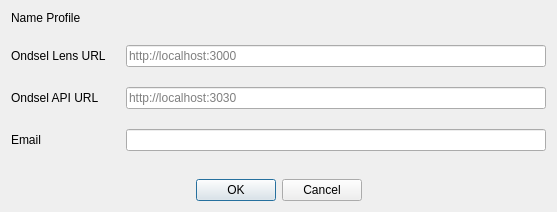
<?xml version="1.0" encoding="UTF-8"?>
<!--
SPDX-FileCopyrightText: 2025 Pieter Hijma <info@pieterhijma.net>

SPDX-License-Identifier: LGPL-2.0-or-later
-->

<ui version="4.0">
 <class>LoginWidget</class>
 <widget class="QWidget" name="LoginWidget">
  <property name="geometry">
   <rect>
    <x>0</x>
    <y>0</y>
    <width>557</width>
    <height>212</height>
   </rect>
  </property>
  <property name="windowTitle">
   <string>Login</string>
  </property>
  <layout class="QVBoxLayout" name="verticalLayout">
   <property name="spacing">
    <number>20</number>
   </property>
   <item>
    <layout class="QFormLayout" name="formLayout">
     <item row="1" column="0">
      <widget class="QLabel" name="lens_url_label">
       <property name="toolTip">
        <string>The URL of the Ondsel Lens server (defaults to localhost).</string>
       </property>
       <property name="text">
        <string>Ondsel Lens URL</string>
       </property>
      </widget>
     </item>
     <item row="1" column="1">
      <widget class="QLineEdit" name="lens_url_input">
       <property name="minimumSize">
        <size>
         <width>350</width>
         <height>0</height>
        </size>
       </property>
       <property name="placeholderText">
        <string notr="true">http://localhost:3000</string>
       </property>
      </widget>
     </item>
     <item row="2" column="0">
      <widget class="QLabel" name="api_url_label">
       <property name="toolTip">
        <string>The URL of the Ondsel Lens server API (defaults to localhost)</string>
       </property>
       <property name="text">
        <string>Ondsel API URL</string>
       </property>
      </widget>
     </item>
     <item row="2" column="1">
      <widget class="QLineEdit" name="api_url_input">
       <property name="minimumSize">
        <size>
         <width>350</width>
         <height>0</height>
        </size>
       </property>
       <property name="placeholderText">
        <string notr="true">http://localhost:3030</string>
       </property>
      </widget>
     </item>
     <item row="3" column="0">
      <widget class="QLabel" name="email_label">
       <property name="toolTip">
        <string>The email address to log into this Ondsel Lens instance.</string>
       </property>
       <property name="text">
        <string>Email</string>
       </property>
      </widget>
     </item>
     <item row="3" column="1">
      <widget class="QLineEdit" name="email_input">
       <property name="minimumSize">
        <size>
         <width>350</width>
         <height>0</height>
        </size>
       </property>
       <property name="placeholderText">
        <string notr="true"/>
       </property>
      </widget>
     </item>
     <item row="0" column="0">
      <widget class="QLabel" name="name_label">
       <property name="text">
        <string>Name Profile</string>
       </property>
      </widget>
     </item>
    </layout>
   </item>
   <item>
    <widget class="QDialogButtonBox" name="buttonBox">
     <property name="orientation">
      <enum>Qt::Horizontal</enum>
     </property>
     <property name="standardButtons">
      <set>QDialogButtonBox::Cancel|QDialogButtonBox::Ok</set>
     </property>
     <property name="centerButtons">
      <bool>true</bool>
     </property>
    </widget>
   </item>
  </layout>
 </widget>
 <resources/>
 <connections/>
</ui>
